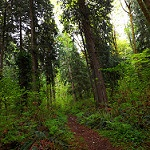
#> input picture data/seg_train/forest/10654.jpg, 150 x 150 px, found by its file name; its folder holds only this picture in this run
$ python random_forest_experiments.py
#> lines starting #> are read from the running program, lines starting #| are printed output that depends on the picture
#> (the call stopped at in load_tabular_data, `data = pd.read_csv(url, names=column_names)`: the network is not available in this run)
import numpy as np
import pandas as pd
from sklearn.model_selection import train_test_split
from sklearn.preprocessing import StandardScaler
from sklearn.tree import DecisionTreeClassifier
from sklearn.ensemble import RandomForestClassifier
from sklearn.metrics import accuracy_score
import matplotlib.pyplot as plt
import cv2
import os
import time

# -----------------------------
# Load Heart Disease UCI Dataset
# -----------------------------
def load_tabular_data():
    url = "https://archive.ics.uci.edu/ml/machine-learning-databases/heart-disease/processed.cleveland.data"
    column_names = ['age', 'sex', 'cp', 'trestbps', 'chol', 'fbs', 'restecg',
                    'thalach', 'exang', 'oldpeak', 'slope', 'ca', 'thal', 'target']
    data = pd.read_csv(url, names=column_names)
    data = data.replace('?', np.nan).dropna()
    X = data.drop('target', axis=1)
    y = data['target'].apply(lambda x: 1 if x > 0 else 0)  # binary classification
    return X, y

# -----------------------------
# Load Intel Image Dataset (Optimized)
# -----------------------------
def load_image_data(data_dir, img_size=(64, 64), max_images_per_category=500):
#> called with img_size = (64, 64), max_images_per_category = 500
    categories = [folder for folder in os.listdir(data_dir)
                  if os.path.isdir(os.path.join(data_dir, folder))]
    data = []
    labels = []

    for category in categories:
        path = os.path.join(data_dir, category)
        for i, img_name in enumerate(os.listdir(path)):
            if i >= max_images_per_category:
                break  # limit number of images per category
            img_path = os.path.join(path, img_name)
            img_array = cv2.imread(img_path)
#> img_array is the input picture: shape (150, 150, 3); mean B, G, R 41.3, 75.6, 69.8
            if img_array is None:
                continue
            img_array = cv2.resize(img_array, img_size)
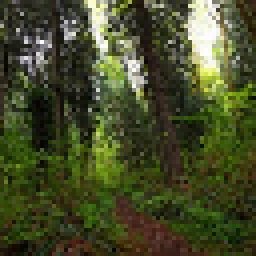
#> img_array: shape (64, 64, 3) (shown 4 times larger); mean B, G, R 41.3, 75.6, 69.7
            data.append(img_array)
            labels.append(categories.index(category))
#> pass 2 of the loop in load_image_data, `for category in categories:`:
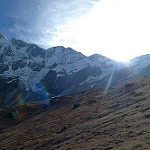
#> input picture data/seg_train/glacier/10009.jpg, 150 x 150 px, found by its file name
#> in load_image_data, img_array is the input picture: shape (150, 150, 3); mean B, G, R 135.5, 122.7, 112.1
#> in load_image_data, `img_array = cv2.resize(img_array, img_size)`:
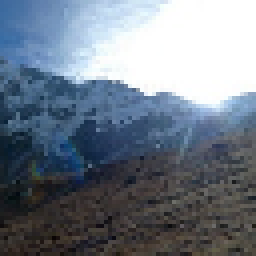
#> img_array: shape (64, 64, 3) (shown 4 times larger); mean B, G, R 135.3, 122.6, 112

    data = np.array(data, dtype=np.float32) / 255.0  # use float32 to save memory
    labels = np.array(labels)
    return data, labels

# -----------------------------
# Tabular Data Experiments
# -----------------------------
def tabular_data_experiments():
    print("=== Heart Disease Dataset ===")
    X, y = load_tabular_data()
    X_train, X_test, y_train, y_test = train_test_split(X, y, test_size=0.2, random_state=42)

    scaler = StandardScaler()
    X_train = scaler.fit_transform(X_train)
    X_test = scaler.transform(X_test)

    # Vary n_estimators
    n_estimators_list = [1, 10, 50, 100, 300]
    accuracies = []

    for n in n_estimators_list:
        start = time.time()
        rf = RandomForestClassifier(n_estimators=n, random_state=42)
        rf.fit(X_train, y_train)
        y_pred = rf.predict(X_test)
        end = time.time()
        acc = accuracy_score(y_test, y_pred)
        accuracies.append(acc)
        print(f"Random Forest n_estimators={n} | Test Accuracy={acc:.4f} | Training Time={(end-start):.4f}s")

    # Plot accuracy vs n_estimators
    plt.figure()
    plt.plot(n_estimators_list, accuracies, marker='o')
    plt.xlabel("Number of Trees (n_estimators)")
    plt.ylabel("Test Accuracy")
    plt.title("Heart Disease: RF Accuracy vs n_estimators")
    plt.show()

    # Compare Decision Tree vs Random Forest (default)
    dt = DecisionTreeClassifier(random_state=42)
    rf = RandomForestClassifier(random_state=42)

    start_dt = time.time()
    dt.fit(X_train, y_train)
    y_pred_dt = dt.predict(X_test)
    end_dt = time.time()

    start_rf = time.time()
    rf.fit(X_train, y_train)
    y_pred_rf = rf.predict(X_test)
    end_rf = time.time()

    print(f"Decision Tree | Test Accuracy={accuracy_score(y_test, y_pred_dt):.4f} | Training Time={(end_dt-start_dt):.4f}s")
    print(f"Random Forest | Test Accuracy={accuracy_score(y_test, y_pred_rf):.4f} | Training Time={(end_rf-start_rf):.4f}s")

# -----------------------------
# Image Data Experiments
# -----------------------------
def image_data_experiments():
    print("\n=== Intel Image Classification Dataset ===")
    data_dir = r"C:\Users\Administrator\Desktop\random forest\seg_train"  # change to your local path
    X, y = load_image_data(data_dir)
#> y = [0, 1]
    if X.shape[0] == 0:
        print("Image folder not found or empty. Skipping image experiments.")
        return

    # Flatten images
    X = X.reshape(X.shape[0], -1)

    X_train, X_test, y_train, y_test = train_test_split(X, y, test_size=0.2, random_state=42)
#> y_train = [0]; y_test = [1]

    n_estimators_list = [1, 10, 50, 100, 300]
    accuracies = []

    for n in n_estimators_list:
        start = time.time()
        rf = RandomForestClassifier(n_estimators=n, random_state=42)
        rf.fit(X_train, y_train)
        y_pred = rf.predict(X_test)
        end = time.time()
        acc = accuracy_score(y_test, y_pred)
        accuracies.append(acc)
        print(f"Random Forest n_estimators={n} | Test Accuracy={acc:.4f} | Training Time={(end-start):.4f}s")
#> this loop made 5 passes
#| Random Forest n_estimators=1 | Test Accuracy=0.0000 | Training Time=0.0053s
#| Random Forest n_estimators=10 | Test Accuracy=0.0000 | Training Time=0.0215s
#| Random Forest n_estimators=50 | Test Accuracy=0.0000 | Training Time=0.0953s
#| Random Forest n_estimators=100 | Test Accuracy=0.0000 | Training Time=0.1877s
#| Random Forest n_estimators=300 | Test Accuracy=0.0000 | Training Time=0.5559s
#> after the loop, accuracies = [0, 0, 0, 0, 0]

    plt.figure()
    plt.plot(n_estimators_list, accuracies, marker='o')
    plt.xlabel("Number of Trees (n_estimators)")
    plt.ylabel("Test Accuracy")
    plt.title("Intel Image Dataset: RF Accuracy vs n_estimators")
    plt.show()
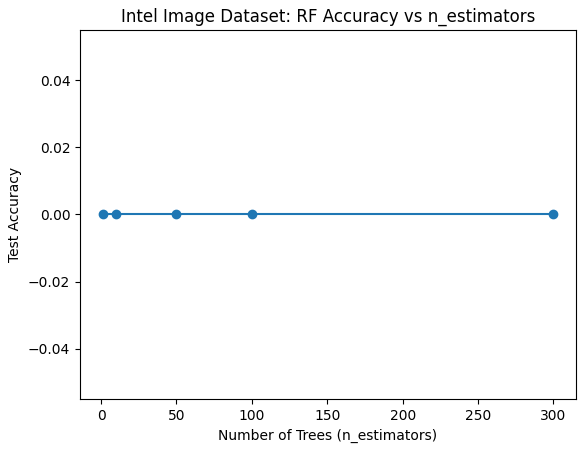
#> figure drawn by matplotlib, 1 panel

    # Compare Decision Tree vs Random Forest (default)
    dt = DecisionTreeClassifier(random_state=42)
    rf = RandomForestClassifier(random_state=42)

    start_dt = time.time()
    dt.fit(X_train, y_train)
    y_pred_dt = dt.predict(X_test)
#> y_pred_dt = [0]
    end_dt = time.time()

    start_rf = time.time()
    rf.fit(X_train, y_train)
    y_pred_rf = rf.predict(X_test)
#> y_pred_rf = [0]
    end_rf = time.time()

    print(f"Decision Tree | Test Accuracy={accuracy_score(y_test, y_pred_dt):.4f} | Training Time={(end_dt-start_dt):.4f}s")
#| Decision Tree | Test Accuracy=0.0000 | Training Time=0.0023s
    print(f"Random Forest | Test Accuracy={accuracy_score(y_test, y_pred_rf):.4f} | Training Time={(end_rf-start_rf):.4f}s")
#| Random Forest | Test Accuracy=0.0000 | Training Time=0.1863s

# -----------------------------
# Main
# -----------------------------
if __name__ == "__main__":
    tabular_data_experiments()
    image_data_experiments()
